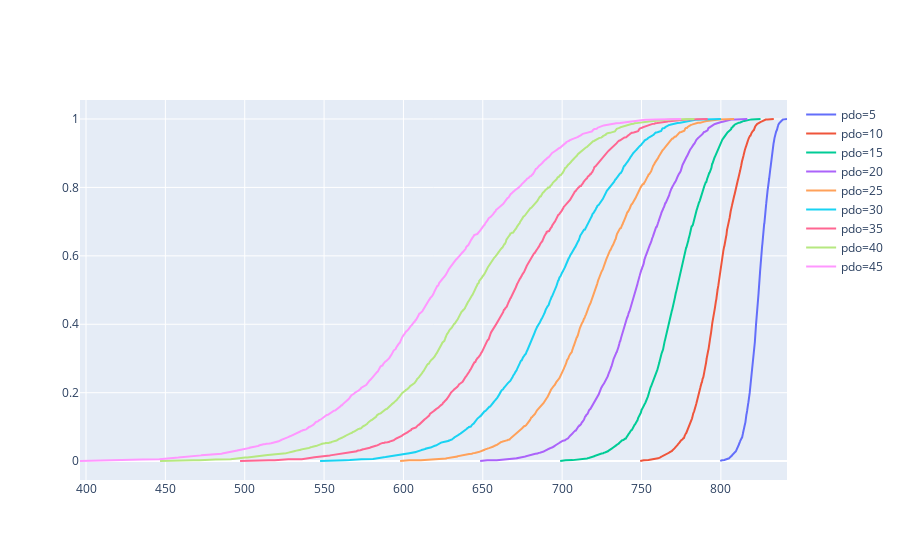

The code cell stored with this chart in its notebook:
### Markdown cell above
# Extra: How do the parameter choices influence the score distribution?

### Code cell
fig = go.Figure()

for i in np.arange(5, 50, 5):
    df_score = score_func(df_logit, df_logit.shape[1], ic, pdo=i)
    sum_sort = np.sort(np.sum(df_score, axis=1))

    fig.add_trace(go.Scatter(x=sum_sort, y=np.cumsum(sum_sort)/sum(sum_sort), mode='lines', name=f"pdo={i}"))

fig.show()

### Figure 1 — Plotly figure (JSON) as saved in the notebook; plotly's stock layout.template omitted (floating-point values rounded to 4 significant figures; data arrays with more than 128 entries replaced by an {"elided": "..."} marker saying what was removed)
{"data": [{"mode": "lines", "name": "pdo=5", "type": "scatter", "x": {"elided": "1869 float values"}, "y": {"elided": "1869 float values"}}, {"mode": "lines", "name": "pdo=10", "type": "scatter", "x": {"elided": "1869 float values"}, "y": {"elided": "1869 float values"}}, {"mode": "lines", "name": "pdo=15", "type": "scatter", "x": {"elided": "1869 float values"}, "y": {"elided": "1869 float values"}}, {"mode": "lines", "name": "pdo=20", "type": "scatter", "x": {"elided": "1869 float values"}, "y": {"elided": "1869 float values"}}, {"mode": "lines", "name": "pdo=25", "type": "scatter", "x": {"elided": "1869 float values"}, "y": {"elided": "1869 float values"}}, {"mode": "lines", "name": "pdo=30", "type": "scatter", "x": {"elided": "1869 float values"}, "y": {"elided": "1869 float values"}}, {"mode": "lines", "name": "pdo=35", "type": "scatter", "x": {"elided": "1869 float values"}, "y": {"elided": "1869 float values"}}, {"mode": "lines", "name": "pdo=40", "type": "scatter", "x": {"elided": "1869 float values"}, "y": {"elided": "1869 float values"}}, {"mode": "lines", "name": "pdo=45", "type": "scatter", "x": {"elided": "1869 float values"}, "y": {"elided": "1869 float values"}}], "layout": {}}
